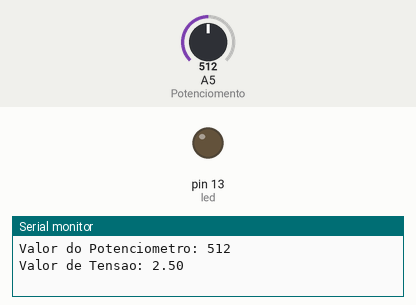
This sketch was run on a simulated Arduino Uno, built with avr-gcc and run on an emulated ATmega328P. Shown: output pins drawn as LEDs (lit = HIGH), the last lines printed to the serial monitor. Inputs (shaded band) come from the test bench; at power-on: A5 (Potenciomento) = 512.

Above: at 1.2 s.
1.3 s: A5 (Potenciomento) set to 1011
3.2 s: A5 (Potenciomento) set to 1023
At 4.6 s:
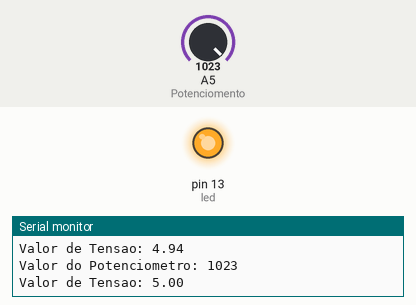
5.5 s: A5 (Potenciomento) set to 0
At 7.3 s:
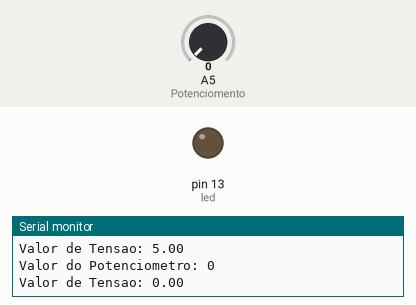
Timing chart, 0 to 8.8 s (numbered marks = the images above; inputs shaded):
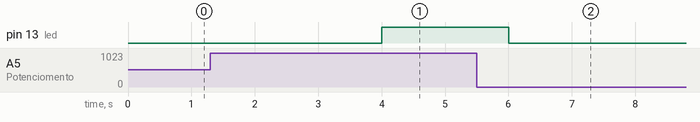

Measured:
- the behaviour switches between 1022 and 1023 on A5 (Potenciomento) (found by bisection; images 0 and 1)
- after the input at 3.2 s, pin 13 (led): LOW → HIGH after 0.80 s
- after the input at 5.5 s, pin 13 (led): HIGH → LOW after 0.50 s

The sketch:

potenciometro.ino
```cpp
/*
Sketch: Este programa lê o estado de um potenciometro para ascender ou apagar dois leds.
*/

const int led = 13;
const int Potenciomento = 5; // pino analogico

void setup() {
 pinMode(led, OUTPUT);
 Serial.begin(9600); // abre a porta serial
}

void loop() {

 int valorPotenciometro = 0;
 float valorTensao = 0;

 while(1){

   valorPotenciometro=analogRead(Potenciomento);

 if(valorPotenciometro == 0){
  digitalWrite(led, LOW);
 }
 if(valorPotenciometro == 1023) {
  digitalWrite(led, HIGH);
 }

 if(Serial.available() == 0) {
   valorTensao=(float)valorPotenciometro*5/1023;
  Serial.print("Valor do Potenciometro: ");
  Serial.println(valorPotenciometro);
  Serial.print('\n');
  Serial.print("Valor de Tensao: ");
  Serial.println(valorTensao);
  Serial.print('\n');
  delay(2000);
 }
 }
}
```
